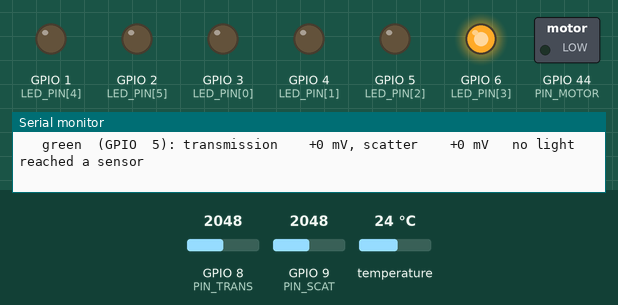
The sketch below on a simulated Seeed XIAO ESP32-S3. Parts: switched loads named in the sketch (green lamp = pin HIGH), output pins drawn as LEDs (lit = HIGH), the last lines printed to the serial monitor. Dashed ring = blinking. The inputs (shaded band) are chosen by the test bench; at power-on: GPIO 8 (PIN_TRANS) = 2048, GPIO 9 (PIN_SCAT) = 2048, temperature 24 °C (analog values on the 0–4095 scale).

Above: at 21.3 s.
21.4 s: GPIO 8 (PIN_TRANS) set to 1288
At 25.6 s:
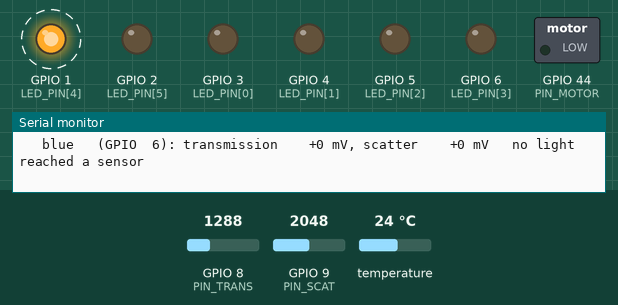
25.9 s: GPIO 8 (PIN_TRANS) set to 1197
At 26.9 s:
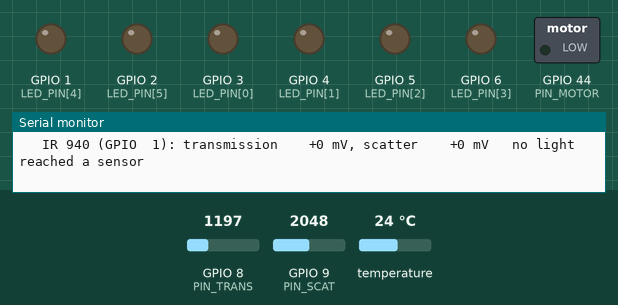
Timing chart, 0 to 31.3 s (numbered marks = the images above; inputs shaded):
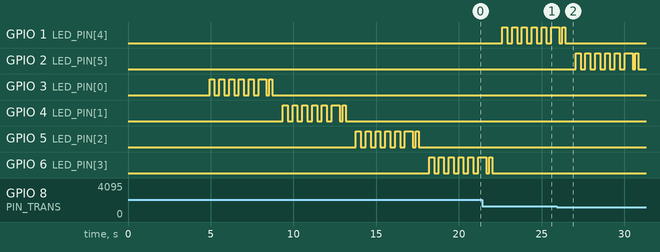

The sketch:

18_selftest.ino
```cpp
// 18_selftest - bench check for the PEEL build before anything goes in the orange.
// Checks, in order: both TEMT6000 channels, the DS18B20, and all four LEDs.
// Nothing here writes to the motor unless you ask for it with 'm'.
//
//   XIAO ESP32-S3        raw GPIO   board hole (step 6 wiring)
//   D2 red LED           3          A a3 -> B a4
//   D3 yellow LED        4          A a4 -> B a5
//   D4 green LED         5          A a5 -> B a6
//   D5 blue LED          6          A a6 -> B a7
//   D8 DS18B20 data      7          A j6, 5.1k pull-up i3-i6
//   D9 transmission      8          A i5
//   D10 scatter          9          A i4
//   D7 motor PWM         44         A j7 -> B a14
//
//   arduino-cli compile --upload -p <port> --fqbn esp32:esp32:XIAO_ESP32S3 firmware/18_selftest

#include <OneWire.h>
#include <DallasTemperature.h>

#define NLED 6
const int LED_PIN[NLED] = {3, 4, 5, 6, 1, 2};   // D2 D3 D4 D5, then D0 = IR 940, D1 = violet
const char *LED_NAME[NLED] = {"red   ", "yellow", "green ", "blue  ", "IR 940", "violet"};
const int PIN_TRANS = 8, PIN_SCAT = 9, PIN_OW = 7, PIN_MOTOR = 44;

OneWire ow(PIN_OW);
DallasTemperature ds(&ow);
bool haveProbe = false;

// Room lighting ripples at 120 Hz and the ripple is bigger than the LEDs we are trying to
// measure, so every reading averages over ~100 ms, which is 12 whole cycles of it.
int mv(int pin, int n = 250) {
  long sum = 0;
  for (int i = 0; i < n; i++) { sum += analogReadMilliVolts(pin); delayMicroseconds(400); }
  return (int)(sum / n);
}

// Lock-in: switch the LED on and off `pairs` times and average the differences. Anything
// that does not follow the switching, which is all of the ambient light, cancels out.
void lockin(int led, int *dTrans, int *dScat, int pairs = 6) {
  long st = 0, ss = 0;
  for (int i = 0; i < pairs; i++) {
    digitalWrite(led, LOW);  delay(40);
    int t0 = mv(PIN_TRANS), s0 = mv(PIN_SCAT);
    digitalWrite(led, HIGH); delay(40);
    int t1 = mv(PIN_TRANS), s1 = mv(PIN_SCAT);
    st += t1 - t0; ss += s1 - s0;
  }
  digitalWrite(led, LOW);
  *dTrans = (int)(st / pairs);
  *dScat = (int)(ss / pairs);
}

void spread(int pin, int *lo, int *hi, int *mean, int n = 12) {
  long sum = 0; *lo = 4096; *hi = 0;
  for (int i = 0; i < n; i++) {
    int v = mv(pin);                       // each one is already a 100 ms average
    sum += v; if (v < *lo) *lo = v; if (v > *hi) *hi = v;
  }
  *mean = (int)(sum / n);
}

void allLedsOff() { for (int i = 0; i < NLED; i++) digitalWrite(LED_PIN[i], LOW); }

void selftest() {
  Serial.println();
  Serial.println("=== PEEL self-test =========================================");

  // ---- 1. the two light channels, in the dark -------------------------------------------
  allLedsOff(); delay(200);
  int tLo, tHi, tMean, sLo, sHi, sMean;
  spread(PIN_TRANS, &tLo, &tHi, &tMean);
  spread(PIN_SCAT, &sLo, &sHi, &sMean);
  Serial.printf("1. transmission (D9) : %4d mV   noise %d mV   %s\n", tMean, tHi - tLo,
                tMean >= 4000 ? "PINNED HIGH, check wiring" : (tHi - tLo) > 60 ? "noisy" : "reads ok");
  Serial.printf("   scatter      (D10): %4d mV   noise %d mV   %s\n", sMean, sHi - sLo,
                sMean >= 4000 ? "PINNED HIGH, check wiring" : (sHi - sLo) > 60 ? "noisy" : "reads ok");
  Serial.println("   (a TEMT6000 in room light usually sits somewhere between 100 and 2500 mV)");

  // ---- 2. temperature --------------------------------------------------------------------
  ds.begin();
  int n = ds.getDeviceCount();
  DeviceAddress addr;
  if (n > 0 && ds.getAddress(addr, 0)) {
    haveProbe = true;
    Serial.printf("2. DS18B20           : found %d, address ", n);
    for (uint8_t i = 0; i < 8; i++) Serial.printf("%02X", addr[i]);
    ds.requestTemperatures();
    float c = ds.getTempCByIndex(0);
    Serial.printf("\n   temperature       : %.2f C   %s\n", c,
                  (c > 5 && c < 45) ? "PASS" : "out of range, suspect wiring");
  } else {
    haveProbe = false;
    Serial.println("2. DS18B20           : NOT FOUND. Check the 5.1k from i3 to i6, the yellow");
    Serial.println("                       wire in A j6, red in B d1 (3V3) and black in B i1 (GND).");
  }

  // ---- 3. the LEDs, one at a time, watched by both sensors --------------------------------
  Serial.println("3. LEDs: each one on for a moment. WATCH THEM: every one should light.");
  for (int i = 0; i < NLED; i++) {
    allLedsOff(); delay(150);
    int dt, dsc;
    lockin(LED_PIN[i], &dt, &dsc);
    Serial.printf("   %s (GPIO %2d): transmission %+5d mV, scatter %+5d mV   %s\n",
                  LED_NAME[i], LED_PIN[i], dt, dsc,
                  (dt > 15 || dsc > 15) ? "SEEN" : "no light reached a sensor");
    for (int k = 0; k < 2; k++) {            // a slow double blink, for your eyes
      digitalWrite(LED_PIN[i], HIGH); delay(180);
      digitalWrite(LED_PIN[i], LOW);  delay(180);
    }
  }
  allLedsOff();

  Serial.println("------------------------------------------------------------");
  Serial.println("Now the live stream, one line a second.");
  Serial.println("  cover the TRANSMISSION sensor  -> trans should fall");
  Serial.println("  cover the SCATTER sensor       -> scat should fall");
  Serial.println("  hold a finger on the probe     -> tC should climb");
  Serial.println("  keys:  r re-run   g green   i IR 940   v violet   m motor 1.5 s");
  Serial.println("============================================================");
}

void setup() {
  Serial.begin(115200);
  unsigned long t0 = millis();
  while (!Serial && millis() - t0 < 4000) {}
  delay(400);
  for (int i = 0; i < NLED; i++) { pinMode(LED_PIN[i], OUTPUT); digitalWrite(LED_PIN[i], LOW); }
  pinMode(PIN_MOTOR, OUTPUT); digitalWrite(PIN_MOTOR, LOW);
  analogReadResolution(12);
  selftest();
}

void loop() {
  static bool green = false;
  if (Serial.available()) {
    int c = Serial.read();
    while (Serial.available()) Serial.read();
    if (c == 'r') selftest();
    if (c == 'i' || c == 'v') {          // the two new ones, on solid so you can look at them
      int k = (c == 'i') ? 4 : 5;
      static bool onI = false, onV = false;
      bool &st = (c == 'i') ? onI : onV;
      st = !st;
      digitalWrite(LED_PIN[k], st);
      Serial.printf("# %s %s\n", LED_NAME[k], st ? "ON" : "off");
    }
    if (c == 'd') {   // is each LED really in circuit, and the right way round?
      Serial.println("# diode check: each pin is released to a weak internal pull-up, so the");
      Serial.println("#   node settles at that LED's own forward drop. ~3300 mV means nothing");
      Serial.println("#   is connected; a few hundred mV means it is in backwards or shorted.");
      for (int i = 0; i < NLED; i++) {
        pinMode(LED_PIN[i], INPUT_PULLUP);
        delay(60);
        long v = 0;
        for (int k = 0; k < 20; k++) { v += analogReadMilliVolts(LED_PIN[i]); delay(2); }
        v /= 20;
        pinMode(LED_PIN[i], OUTPUT); digitalWrite(LED_PIN[i], LOW);
        Serial.printf("   %s (GPIO %2d): %4ld mV  %s\n", LED_NAME[i], LED_PIN[i], v,
                      v > 3000 ? "OPEN, nothing in the holes" : v < 250 ? "near zero, backwards or shorted"
                                                              : "diode present");
      }
    }
    if (c == 'x') {   // hold the transmission sensor against the IR dome, then press x
      Serial.println("# IR lock-in, 20 pairs, hold the sensor on the dome");
      int dt, dsc;
      lockin(LED_PIN[4], &dt, &dsc, 20);
      Serial.printf("   IR 940: transmission %+5d mV, scatter %+5d mV   %s\n", dt, dsc,
                    (dt > 8 || dsc > 8) ? "EMITTING" : "no IR seen");
      digitalWrite(LED_PIN[4], HIGH);
      Serial.println("# IR left ON");
    }
    if (c == 'g') { green = !green; digitalWrite(LED_PIN[2], green); Serial.printf("# green %s\n", green ? "on" : "off"); }
    if (c == 'c') {                       // one colour at a time, with time to aim
      for (int i = 0; i < 4; i++) {
        allLedsOff();
        Serial.printf("# %s is ON now: point the transmission sensor straight at it\n", LED_NAME[i]);
        digitalWrite(LED_PIN[i], HIGH);
        delay(4000);
        int dt, dsc;
        lockin(LED_PIN[i], &dt, &dsc, 8);
        Serial.printf("   %s: transmission %+5d mV, scatter %+5d mV   %s\n", LED_NAME[i], dt, dsc,
                      (dt > 15 || dsc > 15) ? "SEEN" : "nothing");
      }
      allLedsOff();
      Serial.println("# colour walk done");
    }
    if (c == 'M') { digitalWrite(PIN_MOTOR, HIGH); Serial.println("# motor ON, full DC"); }
    if (c == 'o') { digitalWrite(PIN_MOTOR, LOW);  Serial.println("# motor off"); }
    if (c == 'm') {
      Serial.println("# motor 1.5 s");
      digitalWrite(PIN_MOTOR, HIGH); delay(1500); digitalWrite(PIN_MOTOR, LOW);
      Serial.println("# motor off");
    }
  }
  float c = NAN;
  if (haveProbe) { ds.requestTemperatures(); c = ds.getTempCByIndex(0); }
  Serial.printf("trans %4d mV   scat %4d mV   tC ", mv(PIN_TRANS), mv(PIN_SCAT));
  if (isnan(c) || c < -50) Serial.println("--"); else Serial.printf("%.2f\n", c);
  delay(1000);
}
```

Measured:
- the behaviour switches between 1241 and 1240 on GPIO 8 (PIN_TRANS) (found by bisection; images 1 and 2)
